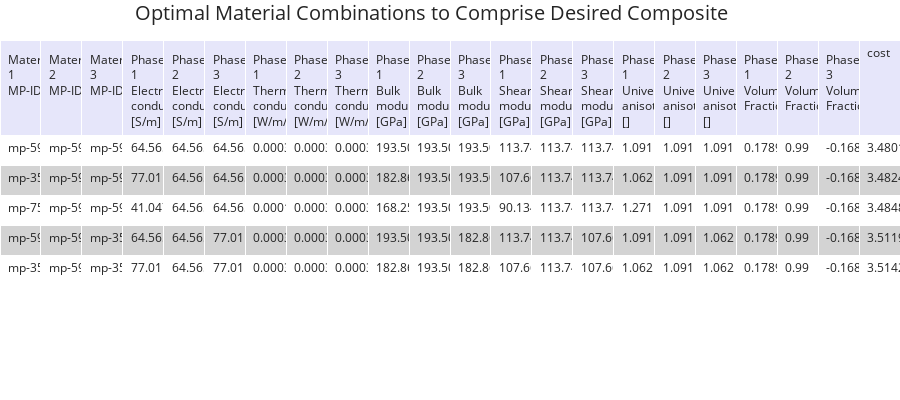

Here is the notebook cell this chart was saved with:
### Code cell
import os
import json
from datetime import datetime

# Directory where the files are located
directory = './'

# Function to get the latest consolidated dict file
def get_latest_consolidated_dict_file(directory):
    # List all files in the directory
    files = os.listdir(directory)
    
    # Filter out only the consolidated_dict files
    consolidated_files = [f for f in files if f.startswith('consolidated_dict_')]
    
    # Sort the files by date and time in the filename
    consolidated_files.sort(key=lambda x: datetime.strptime(x, 'consolidated_dict_%m_%d_%Y_%H_%M_%S'))
    
    # Return the latest file
    latest_file = consolidated_files[-1] if consolidated_files else None
    return latest_file

# Get the latest consolidated dict file
latest_file = get_latest_consolidated_dict_file(directory)

if latest_file:
    # Open the latest consolidated dict file
    with open(os.path.join(directory, latest_file), 'r') as f:
        consolidated_dict = json.load(f)
        print(f"Loaded consolidated_dict from {latest_file}")
else:
    print("No consolidated dict file found.")


HS.get_material_match_costs(matches_dict=matches_dict, consolidated_dict=consolidated_dict)

### Figure 1 — Plotly figure (JSON) as saved in the notebook; plotly's stock layout.template omitted (floating-point values rounded to 4 significant figures)
{"data": [{"cells": {"align": "left", "fill": {"color": [["white", "lightgrey", "white", "lightgrey", "white"]]}, "font": {"size": 12}, "height": 30, "values": [["mp-5924", "mp-3536", "mp-752826", "mp-5924", "mp-3536"], ["mp-5924", "mp-5924", "mp-5924", "mp-5924", "mp-5924"], ["mp-5924", "mp-5924", "mp-5924", "mp-3536", "mp-3536"], ["64.5658", "77.0117", "41.0475", "64.5658", "77.0117"], ["64.5658", "64.5658", "64.5658", "64.5658", "64.5658"], ["64.5658", "64.5658", "64.5658", "77.0117", "77.0117"], ["0.000300167", "0.000316911", "0.000111994", "0.000300167", "0.000316911"], ["0.000300167", "0.000300167", "0.000300167", "0.000300167", "0.000300167"], ["0.000300167", "0.000300167", "0.000300167", "0.000316911", "0.000316911"], ["193.509", "182.861", "168.258", "193.509", "182.861"], ["193.509", "193.509", "193.509", "193.509", "193.509"], ["193.509", "193.509", "193.509", "182.861", "182.861"], ["113.741", "107.669", "90.134", "113.741", "107.669"], ["113.741", "113.741", "113.741", "113.741", "113.741"], ["113.741", "113.741", "113.741", "107.669", "107.669"], ["1.091", "1.062", "1.271", "1.091", "1.062"], ["1.091", "1.091", "1.091", "1.091", "1.091"], ["1.091", "1.091", "1.091", "1.062", "1.062"], ["0.1789655172413793", "0.1789655172413793", "0.1789655172413793", "0.1789655172413793", "0.1789655172413793"], ["0.99", "0.99", "0.99", "0.99", "0.99"], ["-0.16896551724137931", "-0.16896551724137931", "-0.16896551724137931", "-0.16896551724137931", "-0.16896551724137931"], ["3.4801958362410024", "3.482498969001855", "3.484836940490787", "3.5119253666904524", "3.514234354113632"]]}, "columnwidth": 1000, "header": {"align": "left", "fill": {"color": "lavender"}, "font": {"size": 12}, "height": 30, "values": ["Material 1 MP-ID", "Material 2 MP-ID", "Material 3 MP-ID", "Phase 1 Electrical conductivity, [S/m]", "Phase 2 Electrical conductivity, [S/m]", "Phase 3 Electrical conductivity, [S/m]", "Phase 1 Thermal conductivity, [W/m/K]", "Phase 2 Thermal conductivity, [W/m/K]", "Phase 3 Thermal conductivity, [W/m/K]", "Phase 1 Bulk modulus, [GPa]", "Phase 2 Bulk modulus, [GPa]", "Phase 3 Bulk modulus, [GPa]", "Phase 1 Shear modulus, [GPa]", "Phase 2 Shear modulus, [GPa]", "Phase 3 Shear modulus, [GPa]", "Phase 1 Universal anisotropy, []", "Phase 2 Universal anisotropy, []", "Phase 3 Universal anisotropy, []", "Phase 1 Volume Fraction", "Phase 2 Volume Fraction", "Phase 3 Volume Fraction", "cost"]}, "type": "table"}], "layout": {"autosize": true, "height": 400, "margin": {"b": 0, "l": 0, "r": 0, "t": 40}, "title": {"font": {"size": 20}, "text": "Optimal Material Combinations to Comprise Desired Composite", "x": 0.15}}}
